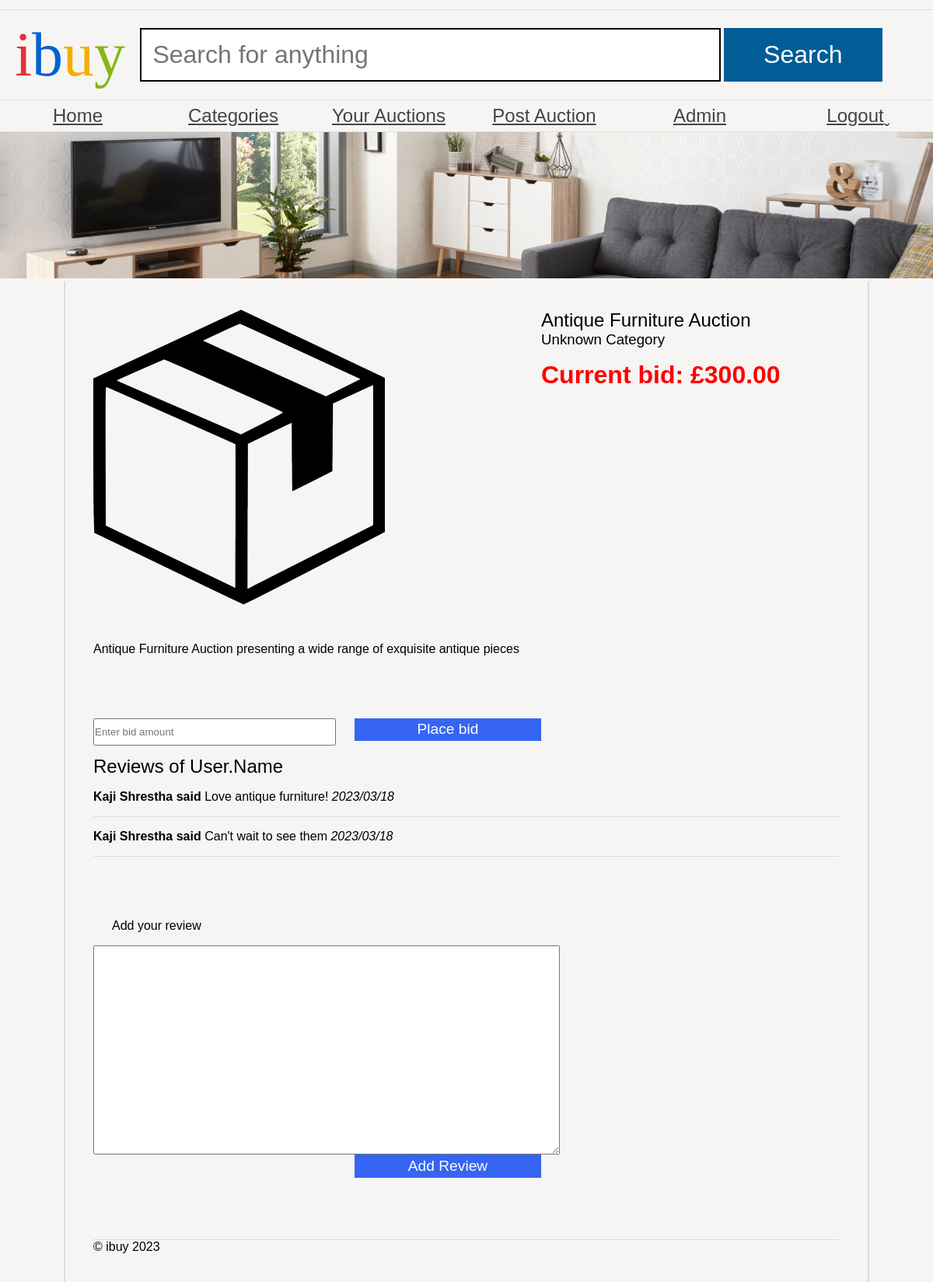
Before: /auction_details.php?auction_name=Antique Furniture Auction with the older database file.
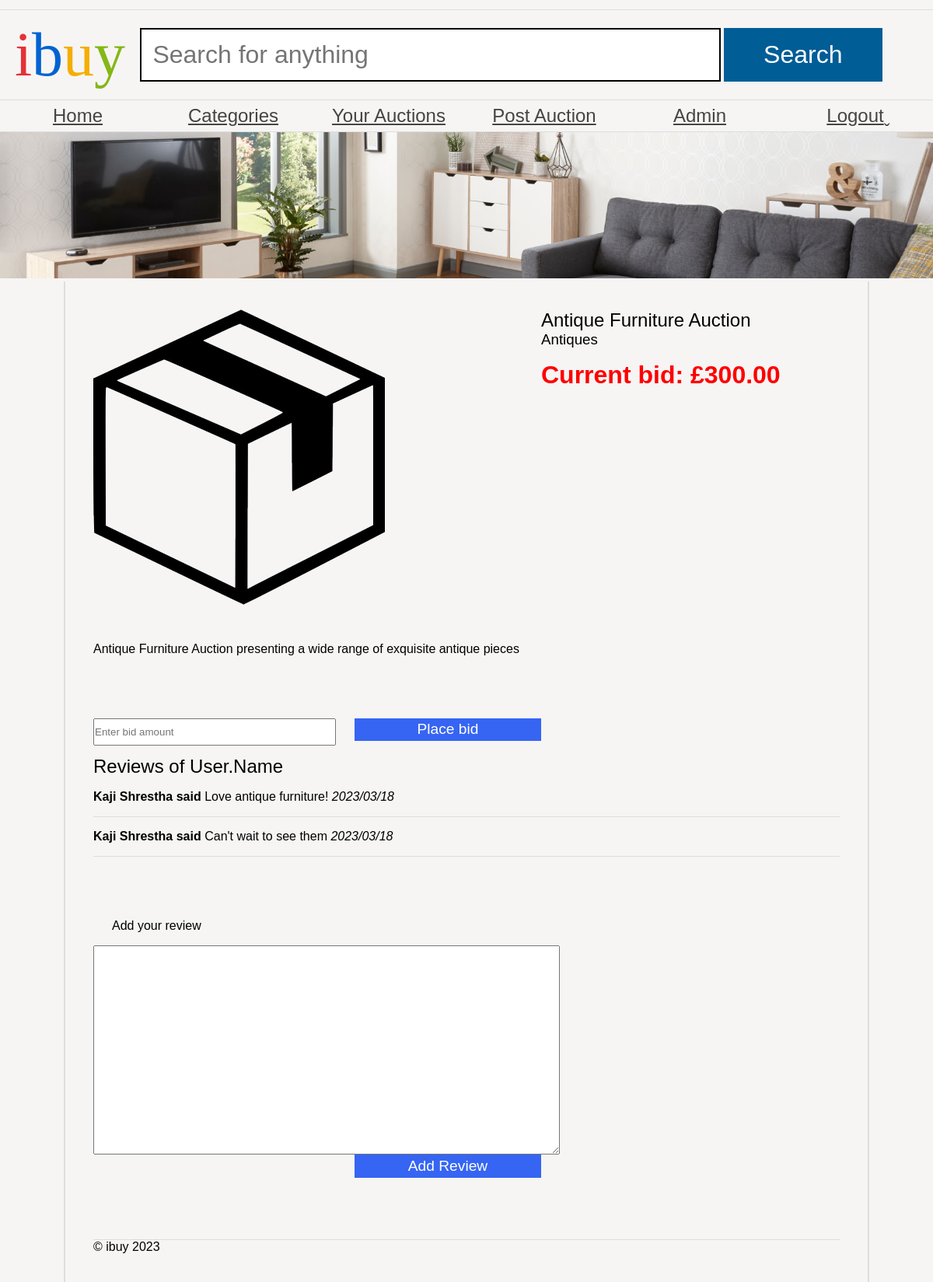
After: the same page with the newer database file.
### tables this page shows
CREATE TABLE `auctions` (
  `auction_name` VARCHAR(90) NOT NULL PRIMARY KEY,
  `auctioneer` VARCHAR(90) DEFAULT NULL,
  `auctionDate` DATE DEFAULT NULL,
  `auction_end_time` TIMESTAMP DEFAULT NULL,  
  `categoryName` VARCHAR(20) DEFAULT NULL,
  `Description` LONGTEXT
);

### auction_details.php (the view, shortened to what this page needs)
<?php
require('dataconnection/configuration.php');
?>
<!DOCTYPE html>
<html>
<head>
    <link rel="stylesheet" href="ibuy.css" />
</head>
<body>
    <header>
        <h1><span class="i">i</span><span class="b">b</span><span class="u">u</span><span class="y">y</span></h1>
        <form action="browse_products.php" method="get">
            <input type="text" name="search" placeholder="Search for anything" />
            <input type="submit" name="submit" value="Search" />
        </form>
    </header>
        <nav>
    <ul>
        <li><a class="categoryLink" href="user_dashboard.php">Home</a></li>
        <li class="dropdown">
            <a href="#" class="categoryLink">Categories</a>
        </li>
            <li><a class="categoryLink" href="user_auctions.php">Your Auctions</a></li>
            <li><a class="categoryLink" href="post_auction.php">Post Auction</a></li>
            <li><a class="categoryLink" href="\Admin\adminlogin.php">Admin</a></li>
            <li><a class="categoryLink" href="logout.php">Logout</a></li>
        </ul>
    </nav>
    <img src="banners/1.jpg" alt="Banner" />
    <main>
    <?php
        try {
            if (isset($_GET['auction_name'])) {
                $auction_name = $_GET['auction_name'];
                $sql = "SELECT * FROM auctions WHERE auction_name = ?";
                $stmt = $pdo->prepare($sql);
                $stmt->execute([$auction_name]);
                $auction = $stmt->fetch();
                if ($auction) {
                    echo '<article class="product">';
                    echo '<img src="product.png" alt="' . $auction['auction_name'] . '">';
                    echo '<section class="details">';
                    echo '<h2>' . htmlspecialchars($auction['auction_name']) . '</h2>';
                    echo '<h3>' . getCategoryName($auction['categoryName'], $pdo) . '</h3>';
                    $currentBid = getCurrentBidAmount($auction['auction_name'], $pdo);
                    echo '<p class="price">Current bid: £' . htmlspecialchars($currentBid) . '</p>';
                    echo '</section>';
                    echo '<section class="description">';
                    echo '<p>' . htmlspecialchars($auction['Description']) . '</p>';
                    echo '</section>';
                    echo '</article>';
                echo '<form action="submit_bid.php" method="POST" class="bid">';
                echo '<input type="text" name="bid" placeholder="Enter bid amount" />';
                echo '<input type="submit" name="submit" value="Place bid" />';
                echo '</form>';
echo '<section class="reviews">';
echo '<h2>Reviews of User.Name</h2>';
echo '<ul>';
$reviewsQuery = "SELECT * FROM reviews WHERE auction_name = ? ORDER BY review_Date ASC";
$reviewsStmt = $pdo->prepare($reviewsQuery);
$reviewsStmt->execute([$auction_name]);
while ($review = $reviewsStmt->fetch(PDO::FETCH_ASSOC)) {
    echo '<li>';
    echo '<strong>' . htmlspecialchars($review['firstName'] . ' ' . $review['LastName']) . ' said </strong>';
    echo htmlspecialchars($review['review_Content']) . ' <em>' . htmlspecialchars($review['review_Date']) . '</em>';
    echo '</li>';
}
echo '</ul>';
                echo '<form method="POST">';
                echo '<label>Add your review</label> <textarea name="reviewtext"></textarea>';
                echo '<input type="submit" name="submit" value="Add Review" />';
                echo '</form>';
                echo '</section>';
                }
            }
        } catch (PDOException $e) {
            echo "Error: " . $e->getMessage();
        }
function getCategoryName($categoryID, $pdo) {
    $query = "SELECT categoryName FROM categories WHERE categoryName = ?";
    $stmt = $pdo->prepare($query);
    $stmt->execute([$categoryID]);
    $result = $stmt->fetch(PDO::FETCH_ASSOC);
    if ($result) {
        return $result['categoryName'];
    } else {
        return 'Unknown Category';
    }
}
function getCurrentBidAmount($auctionName, $pdo) {
    $query = "SELECT MAX(bidAmount) AS currentBid FROM bids WHERE auction_name = ?";
    $stmt = $pdo->prepare($query);
    $stmt->execute([$auctionName]);
    $result = $stmt->fetch(PDO::FETCH_ASSOC);
    if ($result['currentBid'] !== null) {
        return number_format($result['currentBid'], 2);
    } else {
        return 'No bids yet';
    }
}
        ?>
            <footer>
        &copy; ibuy <?php echo date("Y"); ?>
    </footer>
    </main>
</body>
</html>

Changed rows visible on the page:
changed auctions "Antique Furniture Auction": categoryName (not shown) → "Antiques"
Other visible differences:
getCategoryName($auction['categoryName'], $pdo): "Unknown Category" → (not shown)
